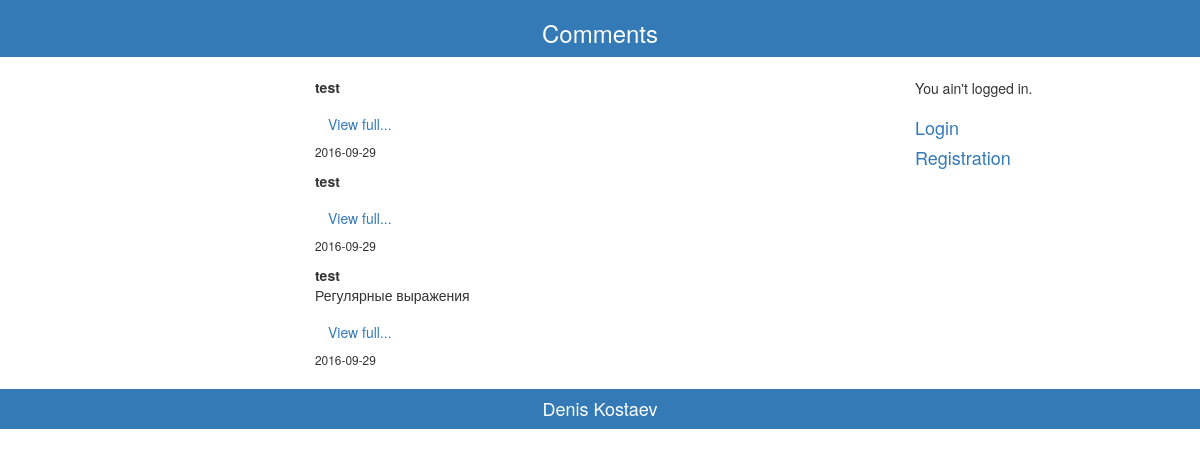
The page / on the database its author committed.
### tables this page shows
CREATE TABLE `comments` (
  `id` int(4) NOT NULL AUTO_INCREMENT,
  `id_user` int(4) NOT NULL,
  `comment` varchar(500) DEFAULT NULL,
  `date` date DEFAULT NULL,
  PRIMARY KEY (`id`)
);

CREATE TABLE `users` (
  `id_user` int(4) NOT NULL AUTO_INCREMENT,
  `name` varchar(20) DEFAULT NULL,
  `email` varchar(30) DEFAULT NULL,
  `pwd` varchar(100) DEFAULT NULL,
  `hash` varchar(32) NOT NULL,
  `img` varchar(50) NOT NULL,
  `active` int(1) NOT NULL DEFAULT '0',
  PRIMARY KEY (`id_user`)
);

### controllers/IndexController.php (called while the page is built, shortened)
<?php
    class IndexController
    {
        public function index()
        {
            $isLogged = 0;
            $comModel = new CommentModel();
            $com = $comModel->getData();
            include_once(APP_PATH.'/views/pages/index/index.php');
        }
    }
?>

### models/ConnectModel.php (called while the page is built, shortened)
<?php
    class ConnectModel
    {
        protected $servername = 'localhost';
        protected $dbname = 'vagrant';
        protected $username = 'root';
        protected $password = 'root';
        public function __construct()
        {
            try
            {
                $this->db = new PDO('mysql:host='.$this->servername.';dbname='.$this->dbname, $this->username, $this->password,array(PDO::MYSQL_ATTR_INIT_COMMAND => "SET NAMES utf8"));
                return true;
            }
            catch (PDOException $e)
            {
                echo $e->getMessage();
            }
        }
    }
?>

### models/CommentModel.php (called while the page is built, shortened)
<?php
    class CommentModel extends ConnectModel
    {
        public function getData()
        {
            $stmt = $this->db->prepare("select users.name, id, comment, date from comments INNER JOIN users on comments.id_user=users.id_user");
            $stmt->execute();
            $commentsArray = $stmt->fetchAll();
            return $commentsArray;
        }
    }
?>

### views/pages/index/index.php (the view, shortened to what this page needs)
<?php
include ('views/layouts/header.php');
    if($isLogged):
    {
    ?>
    <div class="container-fluid"">
        <div class="row">
            <div class="col-md-3 col-md-offset-3">
                <?php
                foreach ($com as $key => $value)
                {
                ?>
                    <div class="bs-example" data-example-id="simple-ul">
                        <ul class="list-unstyled">
                            <b><?= $value['name']."\n"; ?></b>
                            <?php
                            if(strlen($value['comment'])>60)
                            {
                            ?>
                                <div>
                                    <p><?=strCut($value['comment'],40,60);?></p>
                                    <a class="btn">View full...</a>
                                    <p id="hidden"><?= $value['comment'];?></p>
                                </div>
                            <?php
                            }
                            ?>
                            <?php
                            if(strlen($value['comment'])<60)
                            {
                            ?>
                                <li>
                                    <h5><?= $value['comment']; ?></h5>
                                </li>
                            <?php
                            }
                            ?>
                            <small><?= $value['date']."\n"; ?></small>
                            <?php
                            if(isset($_SESSION['id']))
                            {
                            ?>
                                <p><a href = "user/editComment?id=<?= $value['id']; ?>" >Edit</a></p>
                            <?php
                            }
                            ?>
                        </ul>
                    </div>
                <?php
                }
                ?>
            </div>
            <div class="col-md-3 col-md-offset-3">
                <?php
                if(isset($_SESSION['id']))
                {
                ?>
                    <h4><a href="user/addComment"><?php echo "Add comment"; ?></a></h4>
                <?php
                }
                ?>
            </div>
        </div>
    </div>
    <?php
    }
    else:
    ?>
        <div class="container-fluid"">
            <div class="row">
                <div class="col-md-3 col-md-offset-3">
                    <?php
                    foreach ($com as $key => $value)
                    {
                    ?>
                        <div class="bs-example" data-example-id="simple-ul">
                            <ul class="list-unstyled">
                                <b><?= $value['name']."\n"; ?></b>
                                <?php
                                if(strlen($value['comment'])>50)
                                {
                                ?>
                                    <div>
                                        <p><?=strCut($value['comment'],30,40);?></p>
                                        <a class="btn">View full...</a>
                                    </div>
                                <?php
                                }
                                ?>
                                <small><?= $value['date']."\n"; ?></small>
                            </ul>
                        </div>
                    <?php
                    }
                    ?>
                </div>
                <div class="col-md-3 col-md-offset-3">
                </div>
                <div class="col-md-3 col-md-offset-3">
                    <p>You ain't logged in.</p>
                </div>
                <div class="col-md-3 col-md-offset-3">
                    <h4><a href="user/login">Login</a></h4>
                    <h4><a href="user/reg">Registration</a></h4>
                </div>
            </div>
        </div>
<?php
    endif;
    include ('views/layouts/footer.php');
?>

### functions/functions.php
<?php
function strCut($string,$from,$to)
{
    $strnew = "";
    $arrStr = explode(" ", $string);
    $len = 0;
    for ($i=0;$i<count($arrStr);$i++)
    {
        $len = $len + strlen($arrStr[$i]);
        $strnew = $strnew." ".$arrStr[$i]." ";
		if (($len>=$from) && ($len<=$to))
        {
        	$strnew = $strnew;
            echo $strnew;
            break;
        }
    }
}
?>

### rows shown on the page
comments: id_user.name "test", date "2016-09-29"
comments: id_user.name "test", date "2016-09-29"
comments: id_user.name "test", strnew "Регулярные выражения", date "2016-09-29"
